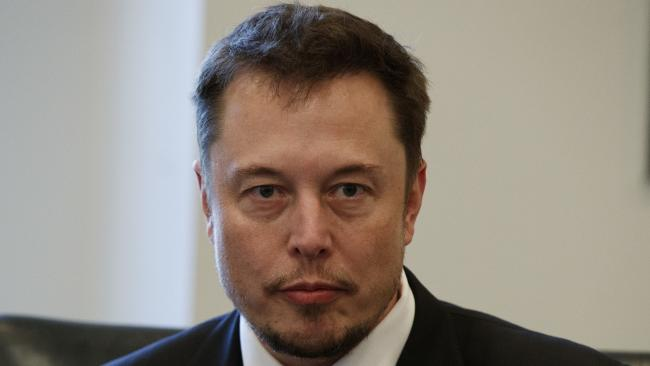
#> input picture imagem/elon.jpeg, 650 x 366 px, found by its file name
$ python grayscale.py
#> lines starting #> are read from the running program, lines starting #| are printed output that depends on the picture
import cv2 as cv
import numpy as np

path = 'imagem/elon.jpeg'
img = cv.imread(path)
#> img is the input picture: shape (366, 650, 3); mean B, G, R 128.7, 137.9, 146.9
cv.imshow('Original', img)

# Gray scale image
gray_image = cv.cvtColor(img,(cv.COLOR_BGR2GRAY))
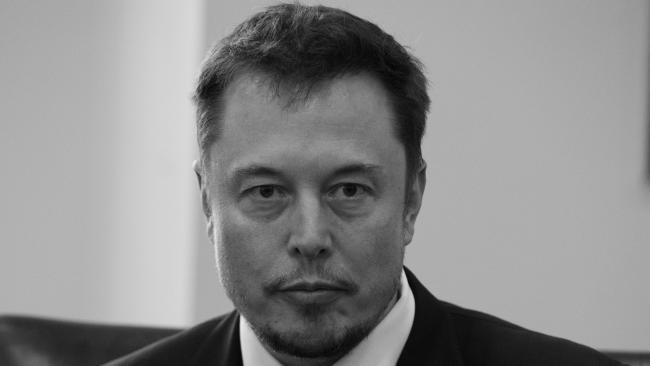
#> gray_image: shape (366, 650); min 3, max 234, mean 139.5
cv.imshow('Gray_Image', gray_image)

cv.waitKey(0)
cv.destroyAllWindows()

$ run again, with imagem/dog.jpeg copied over imagem/elon.jpeg
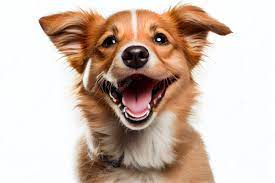
#> input picture imagem/dog.jpeg, 275 x 183 px, found by its file name
#> img is the input picture: shape (183, 275, 3); mean B, G, R 176.1, 188.3, 207.6
#> `gray_image = cv.cvtColor(img,(cv.COLOR_BGR2GRAY))`:
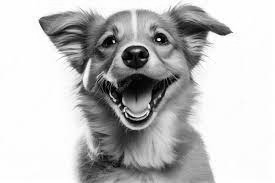
#> gray_image: shape (183, 275); min 0, max 255, mean 192.7
